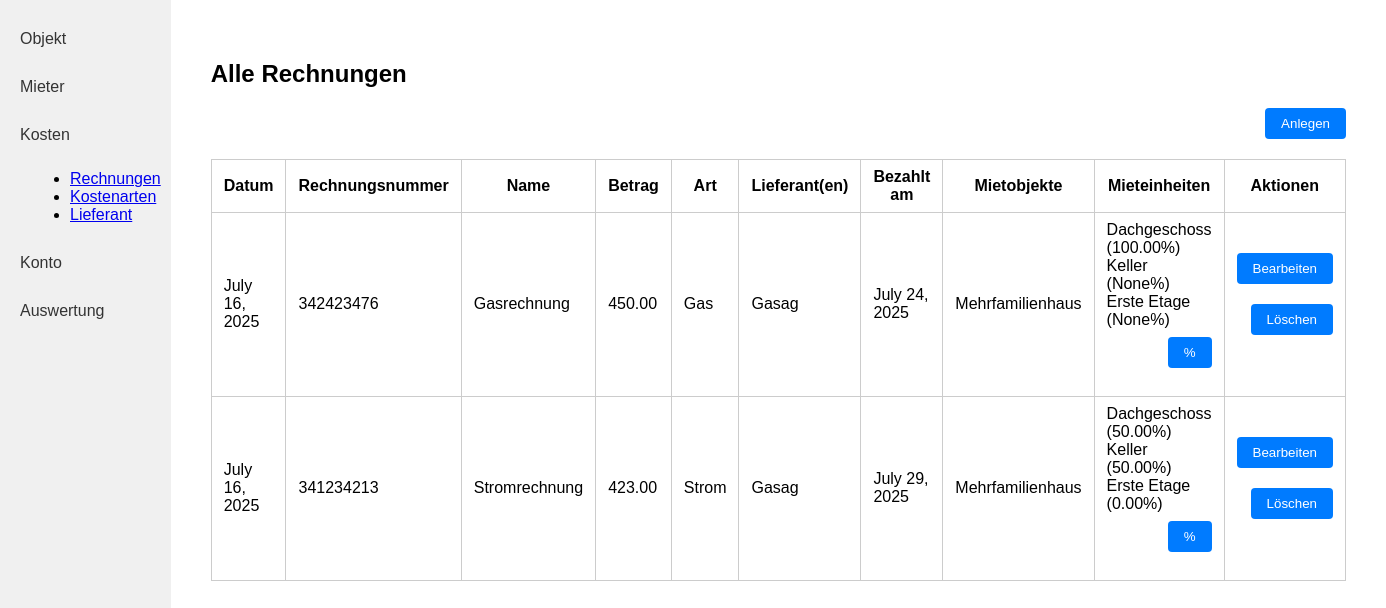
The app's page /rechnungen/ (signed in) with its own data.
### kostenpruefung_mietobjekte_app/models.py (models this page shows, shortened)
class Rechnung(models.Model):
    created_by = models.ForeignKey(User, on_delete=models.CASCADE, related_name="rechnungen_created", null=True, blank=True)
    datum = models.DateField()
    rechnungsnummer = models.CharField(max_length=255)
    name = models.CharField(max_length=255) # Descriptive name to identify the payment
    betrag = models.DecimalField(max_digits=10, decimal_places=2)
    art = models.ForeignKey('Rechnungsart', on_delete=models.PROTECT)
    lieferant = models.ManyToManyField('Lieferant')
    bezahlt_am = models.DateField()
    mietobjekt = models.ForeignKey('Mietobjekt', on_delete=models.CASCADE, related_name="rechnungen", null=True, blank=True)

class Rechnungsart(models.Model):
    created_by = models.ForeignKey(User, on_delete=models.CASCADE, related_name="rechnungsarten_created", null=True, blank=True)
    name = models.CharField(max_length=255)
    farbe = models.CharField(
        max_length=7,
        default='#4e79a7',
        help_text='Farbe für Diagramme (Hex-Code, z.B. #FF5733)'
    )
    def __str__(self):
        return self.name

class Lieferant(models.Model):
    created_by = models.ForeignKey(User, on_delete=models.CASCADE, related_name="lieferanten_created", null=True, blank=True)
    firmenname = models.CharField(max_length=255)
    vorname = models.CharField(max_length=255)
    nachname = models.CharField(max_length=255)
    strasse = models.CharField(max_length=255)
    hausnummer = models.CharField(max_length=10)
    plz = models.CharField(max_length=10) # 2 - 10 characters (numbers and letters)
    ort = models.CharField(max_length=100)
    land = models.CharField(max_length=100)
    e_mail = models.EmailField()
    telefon = models.CharField(max_length=100)

class Mietobjekt(models.Model):
    created_by = models.ForeignKey(User, on_delete=models.CASCADE, related_name="mietobjekte_created", null=True, blank=True)
    name = models.CharField(max_length=255)
    strasse_hausnummer = models.CharField(max_length=255)
    plz = models.CharField(max_length=10) # 2 - 10 characters (numbers and letters)
    ort = models.CharField(max_length=100)
    land = models.CharField(max_length=100)
    FARBE_CHOICES = [
        ('rot', 'Rot'),
        ('blau', 'Blau'),
        ('gruen', 'Grün'),
        ('gelb', 'Gelb'),
        ('schwarz', 'Schwarz'),
    ]
    farbe = models.CharField(max_length=20, choices=FARBE_CHOICES)

class Mieteinheit(models.Model):
    mietobjekt = models.ForeignKey(Mietobjekt, on_delete=models.CASCADE, related_name="mieteinheiten")
    name = models.CharField(max_length=255)
    kaufdatum = models.DateField(null=True, blank=True)
    kaufpreis = models.DecimalField(max_digits=10, decimal_places=2, null=True, blank=True)
    darlehen = models.DecimalField(max_digits=10, decimal_places=2, null=True, blank=True)
    grundschuld = models.DecimalField(max_digits=10, decimal_places=2, null=True, blank=True)

class Prozent(models.Model):
    mieteinheit = models.ForeignKey('Mieteinheit', on_delete=models.CASCADE, related_name="prozent_mieteinheit")
    rechnung = models.ForeignKey('Rechnung', on_delete=models.CASCADE, related_name="prozent_rechnung")
    prozent = models.DecimalField(max_digits=5, decimal_places=2, null=True, blank=True)  # Value between 0 and 100

### kostenpruefung_mietobjekte_app/views.py (the view)
# urls.py: path('rechnungen/', rechnungen, name='rechnungen'),
@login_required
def rechnungen(request):
    rechnungen = Rechnung.objects.filter(created_by=request.user).prefetch_related(
        'lieferant',
        'mietobjekt__mieteinheiten__prozent_mieteinheit',
        'prozent_rechnung'
    )
    for r in rechnungen:
        total = 0
        for mieteinheit in r.mietobjekt.mieteinheiten.all():
            for prozent in mieteinheit.prozent_mieteinheit.all():
                if prozent in r.prozent_rechnung.all():
                    total += prozent.prozent or 0
        r.percent_not_100 = abs(total - 100) > 0.01
    return render(request, 'kostenpruefung_mietobjekte_app/rechnungen.html', {
        'rechnungen': rechnungen,
    })

### kostenpruefung_mietobjekte_app/templates/kostenpruefung_mietobjekte_app/rechnungen.html (shortened to what this page needs)
{% load static %}
<!DOCTYPE html>
<html lang="de">
<head>
    <link rel="stylesheet" href="{% static 'kostenpruefung_mietobjekte_app/style.css' %}">
</head>
<body>
<div class="flex-container">
    <nav class="sidebar">
        <a class="sidebar-link" href="{% url 'kostenpruefung_mietobjekte_app:objekt_index' %}">Objekt</a>
        <a class="sidebar-link" href="{% url 'kostenpruefung_mietobjekte_app:mieter_laufend' %}">Mieter</a>
        <a class="sidebar-link" href="#">Kosten</a>
        <ul style="list-style-type: disc; margin-left: 30px; margin-bottom: 20px;">
            <li><a href="{% url 'kostenpruefung_mietobjekte_app:rechnungen' %}">Rechnungen</a></li>
            <li><a href="{% url 'kostenpruefung_mietobjekte_app:kostenarten' %}">Kostenarten</a></li>
            <li><a href="{% url 'kostenpruefung_mietobjekte_app:lieferanten' %}">Lieferant</a></li>
        </ul>
        <a class="sidebar-link" href="{% url 'kostenpruefung_mietobjekte_app:konto' %}">Konto</a>
        <a class="sidebar-link" href="{% url 'kostenpruefung_mietobjekte_app:auswertung' %}">Auswertung</a>
    </nav>
    <div class="main-content">
        <h2>Alle Rechnungen</h2>
        <form action="{% url 'kostenpruefung_mietobjekte_app:rechnung_create' %}" method="get" style="margin-bottom: 16px;">
            <button class="action-btn" type="submit">Anlegen</button>
        </form>
        <table class="object-table">
            <tr>
                <th>Datum</th>
                <th>Rechnungsnummer</th>
                <th>Name</th>
                <th>Betrag</th>
                <th>Art</th>
                <th>Lieferant(en)</th>
                <th>Bezahlt am</th>
                <th>Mietobjekte</th>
                <th>Mieteinheiten</th>
                <th>Aktionen</th>
            </tr>
            {% for r in rechnungen %}
            <tr>
                <td>{{ r.datum }}</td>
                <td>{{ r.rechnungsnummer }}</td>
                <td>{{ r.name }}</td>
                <td>{{ r.betrag }}</td>
                <td>{{ r.art }}</td>
                <td>
                    {% for l in r.lieferant.all %}
                        {{ l.firmenname }}{% if not forloop.last %},<br>{% endif %}
                    {% endfor %}
                </td>
                <td>{{ r.bezahlt_am }}</td>
                <td>{{ r.mietobjekt.name }}</td>
                <td {% if r.percent_not_100 %}style="background-color:#ffe5e5;"{% endif %}>
                    {% for mieteinheit in r.mietobjekt.mieteinheiten.all %}
                        {{ mieteinheit.name }}
                        {% for prozent in mieteinheit.prozent_mieteinheit.all %}
                            {% if prozent in r.prozent_rechnung.all %}
                                ({{ prozent.prozent }}%)
                            {% endif %}
                        {% endfor %}
                        <br>
                    {% endfor %}
                    <form action="{% url 'kostenpruefung_mietobjekte_app:prozent_bulk_update' r.id %}" method="get" style="margin-top: 8px;">
                        <button class="action-btn" type="submit">%</button>
                    </form>
                </td>
                <td class="objekt-actions">
                    <form action="{% url 'kostenpruefung_mietobjekte_app:rechnung_update' r.id %}" method="get" style="display:inline;">
                        <button class="action-btn" type="submit">Bearbeiten</button>
                    </form>
                    <form action="{% url 'kostenpruefung_mietobjekte_app:rechnung_delete' r.id %}" method="get" style="display:inline;">
                        <button class="action-btn" type="submit">Löschen</button>
                    </form>
                </td>
            </tr>
            {% empty %}
            <tr>
                <td colspan="10">Keine Rechnungen vorhanden.</td>
            </tr>
            {% endfor %}
        </table>
    </div>
</div>
</body>
</html>

### kostenpruefung_mietobjekte_app/static/kostenpruefung_mietobjekte_app/style.css (style rules this page uses)
body { margin: 0; font-family: Arial, sans-serif; }
.flex-container { display: flex; }
.sidebar { width: 200px; background: #f0f0f0; height: 100vh; padding: 20px 0; }
.sidebar-link { display: block; padding: 10px 20px; color: #333; text-decoration: none; margin-bottom: 10px; }
.main-content { flex: 1; padding: 40px; }
.object-table { width: 100%; border-collapse: collapse; }
.object-table th, .object-table td { border: 1px solid #ccc; padding: 8px 12px; }
.action-btn { float: right; padding: 8px 16px; background: #007bff; color: #fff; border: none; border-radius: 4px; cursor: pointer; margin-bottom: 20px; }

### records on screen
Rechnung: datum "July 16, 2025", rechnungsnummer "342423476", name "Gasrechnung", betrag "450.00", art "Gas", bezahlt_am "July 24, 2025", mietobjekt.name "Mehrfamilienhaus"
Lieferant: firmenname "Gasag"
Mieteinheit: name "Dachgeschoss"
Prozent: prozent "100.00"
Mieteinheit: name "Keller"
Prozent: prozent "None"
Mieteinheit: name "Erste Etage"
Prozent: prozent "None"
Rechnung: datum "July 16, 2025", rechnungsnummer "341234213", name "Stromrechnung", betrag "423.00", art "Strom", bezahlt_am "July 29, 2025", mietobjekt.name "Mehrfamilienhaus"
Prozent: prozent "50.00"
Prozent: prozent "50.00"
Prozent: prozent "0.00"
